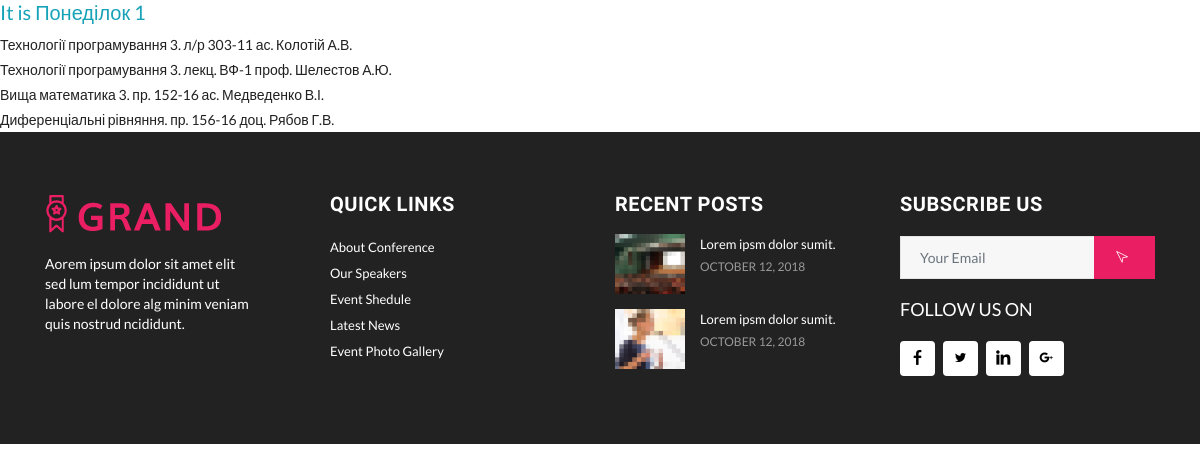
/schedule/8, run on the app's committed database.
### webexample/models.py (models this page shows, shortened)
class Schedule (models.Model):
    name = models.CharField(max_length = 30);
    para1= models.TextField();
    para2 = models.TextField();
    para3 = models.TextField();
    para4 = models.TextField();
    teacher = models.CharField(max_length = 30, default = "kek");
    location = models.CharField(max_length = 10, default = "kek");

### webexample/templates/schedule/schedule.html
{% extends "mainApp/wrapper.html"%}
{% block content %}
    <h5 class ="text-info">It is {{schedule.name}}</h5>
    <p> {{schedule.para1}}</p>
    <p> {{schedule.para2}}</p>
    <p> {{schedule.para3}}</p>
    <p> {{schedule.para4}}</p>
{% endblock %}

### mainApp/static/mainApp/assets/css/main.css (style rules this page uses)
html { overflow-x: hidden; }
body { background: #fff; font-size: 15px; font-weight: 400; font-family: 'Lato', sans-serif; -webkit-box-sizing: border-box; -moz-box-sizing: border-box; box-sizing: border-box; -webkit-font-smoothing: subpixel-antialiased; color: #212121; line-height: 25px; -webkit-backface-visibility: hidden; backface-visibility: hidden; overflow-x: hidden; }
p { font-weight: 400; font-family: 'Lato', sans-serif; margin: 0px; font-size: 14px; }

### data on the page
Schedule: name "Понеділок 1", para1 "Технології програмування 3. л/р 303-11 ас. Колотій А.В.", para2 "Технології програмування 3. лекц. ВФ-1 проф. Шелестов А.Ю.", para3 "Вища математика 3. пр. 152-16 ас. Медведенко В.І.", para4 "Диференціальні рівняння. пр. 156-16 доц. Рябов Г.В."
